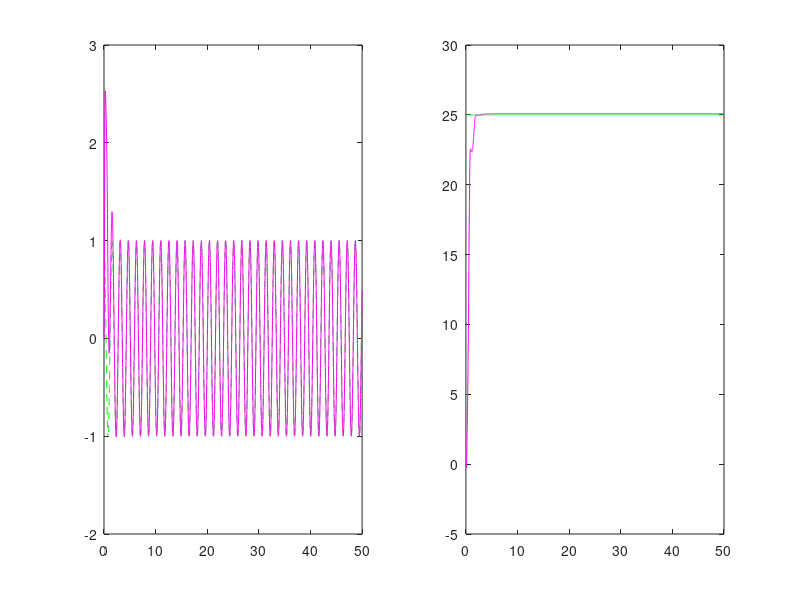

Source code (MATLAB):
% system dynamics xdot = a^2*sin(x)+u
% desire position xd = cos(4t)
% let theta = a^2 theta_hat  theta_tilde
% e=x-xd
% design control input u = - theta_hat*sin(x)-k*e+4*(-sin(4*t(i)))

% assum x(0)=0,a=5

%we design adaptive_law as xsin(x)
% initial value

%assume_our_cl_turn is  
a = 5;
b = 0:0.01:50;
for o=1:5001
    b(o) = a^2;
end
k = 5.0;
Gamma = 20;
delt = 0.01;
x = 0:0.01:50;
e = 0:0.01:50;
theta_hat = 0:0.01:50;
t=0:0.01:50;
xd=cos(4*t);


for i = 1:5000
    e(i) = x(i) - xd(i);
    u =4*(-sin(4*t(i)))-(theta_hat(i))*(sin(x(i)))-k*e(i);
    theta_hat(i+1) = theta_hat(i) + (Gamma*(sin(x(i)))*e(i))*delt;
    x_dot = (a^2)*(sin(x(i)));
    x(i+1) = x(i)+(x_dot+u)*delt;
   
    
end
subplot(1,2,1);
plot(t,xd,'--g',t,x,'-m');
subplot(1,2,2);
plot (t,b,'-g',t,theta_hat,'-m');